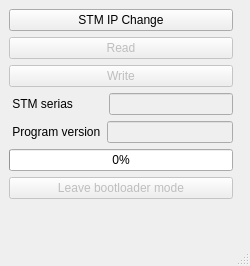
<?xml version="1.0" encoding="UTF-8"?>
<ui version="4.0">
 <class>EMA_V2Class</class>
 <widget class="QMainWindow" name="EMA_V2Class">
  <property name="enabled">
   <bool>true</bool>
  </property>
  <property name="geometry">
   <rect>
    <x>0</x>
    <y>0</y>
    <width>250</width>
    <height>266</height>
   </rect>
  </property>
  <property name="windowTitle">
   <string>Oktanta</string>
  </property>
  <widget class="QWidget" name="centralwidget">
   <widget class="QWidget" name="layoutWidget">
    <property name="geometry">
     <rect>
      <x>9</x>
      <y>9</y>
      <width>224</width>
      <height>214</height>
     </rect>
    </property>
    <layout class="QVBoxLayout" name="verticalLayout">
     <item>
      <widget class="QPushButton" name="STM_IP">
       <property name="text">
        <string>STM IP Change</string>
       </property>
      </widget>
     </item>
     <item>
      <widget class="QPushButton" name="Read">
       <property name="enabled">
        <bool>false</bool>
       </property>
       <property name="text">
        <string>Read</string>
       </property>
      </widget>
     </item>
     <item>
      <widget class="QPushButton" name="Write">
       <property name="enabled">
        <bool>false</bool>
       </property>
       <property name="text">
        <string>Write</string>
       </property>
      </widget>
     </item>
     <item>
      <layout class="QHBoxLayout" name="horizontalLayout">
       <item>
        <widget class="QLabel" name="label">
         <property name="enabled">
          <bool>true</bool>
         </property>
         <property name="text">
          <string> STM serias         </string>
         </property>
        </widget>
       </item>
       <item>
        <widget class="QLineEdit" name="stm_serais">
         <property name="enabled">
          <bool>false</bool>
         </property>
         <property name="minimumSize">
          <size>
           <width>87</width>
           <height>20</height>
          </size>
         </property>
        </widget>
       </item>
      </layout>
     </item>
     <item>
      <layout class="QHBoxLayout" name="horizontalLayout_2">
       <item>
        <widget class="QLabel" name="label_2">
         <property name="text">
          <string> Program version</string>
         </property>
        </widget>
       </item>
       <item>
        <widget class="QLineEdit" name="version">
         <property name="enabled">
          <bool>false</bool>
         </property>
        </widget>
       </item>
      </layout>
     </item>
     <item>
      <widget class="QProgressBar" name="progressBar">
       <property name="enabled">
        <bool>true</bool>
       </property>
       <property name="value">
        <number>0</number>
       </property>
      </widget>
     </item>
     <item>
      <widget class="QPushButton" name="Start">
       <property name="enabled">
        <bool>false</bool>
       </property>
       <property name="text">
        <string>Leave bootloader mode</string>
       </property>
      </widget>
     </item>
     <item>
      <widget class="QLabel" name="not_connected">
       <property name="enabled">
        <bool>false</bool>
       </property>
       <property name="text">
        <string/>
       </property>
      </widget>
     </item>
    </layout>
   </widget>
  </widget>
  <widget class="QMenuBar" name="menubar">
   <property name="geometry">
    <rect>
     <x>0</x>
     <y>0</y>
     <width>250</width>
     <height>21</height>
    </rect>
   </property>
  </widget>
  <widget class="QStatusBar" name="statusbar"/>
 </widget>
 <resources/>
 <connections/>
</ui>
